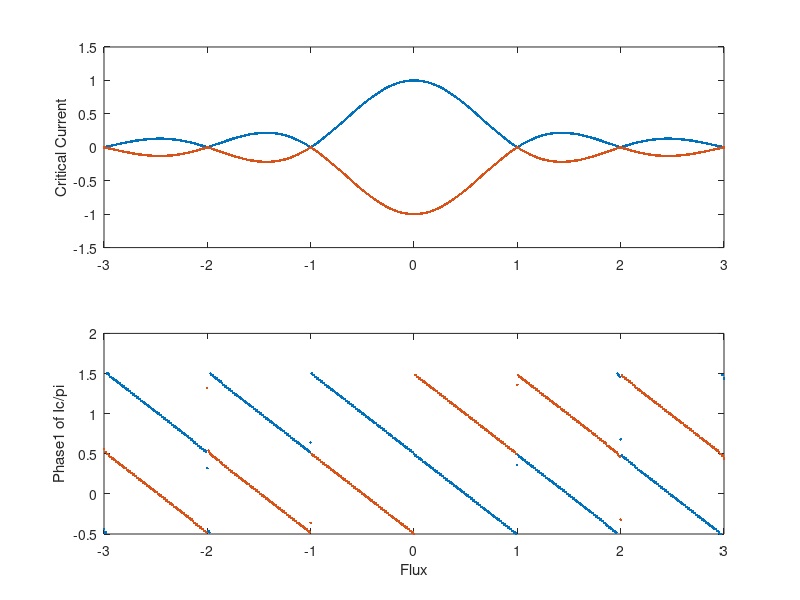

Source code (MATLAB):
%Explanation of base program

%The program splits a single junciton up into xmax discrete sections.  Each
%section has a supercurrent density, and a phase difference that is
%contributed to by the field (PhaseF), and an arbitrary phase set at x=1
%called Phase1.  For each value of field and Phase1 the supercurrent at
%each point is calculated and the net supercurrent (sum along the junction)
%is calcualted to find the supercurrent carried at that phase and that
%field.  To find the maximum supercurrent for a given field, the max of
%that vector is taken, and can be plotted against the magnetic field.  This
%is the exact measurment of the critical current vs field that we do in the
%lab.  

%% Clearing memory and input screen.
clear;
clc;
close all;
%% Defining the Parameters of the Simulaiton

%Defining number of discrete steps in the junction
xmax=101;
x(1,:)=(1:xmax);

%Flux Loop Parameters
f=1;
fmax=601;
FluxinJuncMin=-3;
FluxinJuncMax=3;

SCurrentMag =1;
SCurrentNoiseMag =.01;


%Phase Loop parameters
p=1;
pmax=101;
Phase1Min=-.5*pi;
Phase1Max=1.5*pi;


%Pre Allocating memory to the arrays to decrease runtime
Phase1=zeros(1,pmax);
FluxinJunc=zeros(1,fmax);
IndexMax=zeros(1,fmax);
Phase1MaxSC=zeros(1,fmax);


SCurrentDensity=(SCurrentMag*ones(1,xmax)+SCurrentNoiseMag*(2*rand(1,xmax)-1))/xmax;

SCurrent=zeros(xmax,pmax,fmax);
SCurrentNet=zeros(1,pmax);
MaxSCurrentNet=zeros(1,fmax);

%% Loops for running the simulation Meat of the Simulation


%Field Contribution to the Phase 
%Define the loop step size, then run the for loop
FluxinJuncSS=(FluxinJuncMax-FluxinJuncMin)/(fmax-1);
for f=1:fmax

    FluxinJunc(f)=FluxinJuncMin+(f-1)*FluxinJuncSS;
    PhaseF=2*pi*FluxinJunc(f)*x./xmax;
    
    
%Phase1 Loop of externally set phase at edge of JJ 
    %Define the loop step size, then run the for loop
    Phase1SS=(Phase1Max-Phase1Min)/(pmax-1);
    
    for p=1:pmax
        Phase1(p)=Phase1Min+(p-1)*Phase1SS;
        
        PhaseDrop=Phase1(p)+PhaseF;
        
        SCurrent=SCurrentDensity.*sin(PhaseDrop);
        SCurrentNet(p)=sum(SCurrent);
    end
     
    [MaxSCurrentNet(f),IndexMax(f)]=max(SCurrentNet);
    Phase1MaxSC(f)=Phase1(IndexMax(f));
    [MinSCurrentNet(f),IndexMin(f)]=min(SCurrentNet);
    Phase1MinSC(f)=Phase1(IndexMin(f));
        
end

figure
hold on
subplot(2,1,1); plot(FluxinJunc,MaxSCurrentNet,'.')
ylabel('Critical Current');
hold on
subplot(2,1,2); plot(FluxinJunc,Phase1MaxSC/pi,'.')
xlabel('Flux');ylabel('Phase1 of Ic/pi');


hold on
subplot(2,1,1); plot(FluxinJunc,MinSCurrentNet,'.')
ylabel('Critical Current');
hold on
subplot(2,1,2); plot(FluxinJunc,Phase1MinSC/pi,'.')
xlabel('Flux');ylabel('Phase1 of Ic/pi');

    
